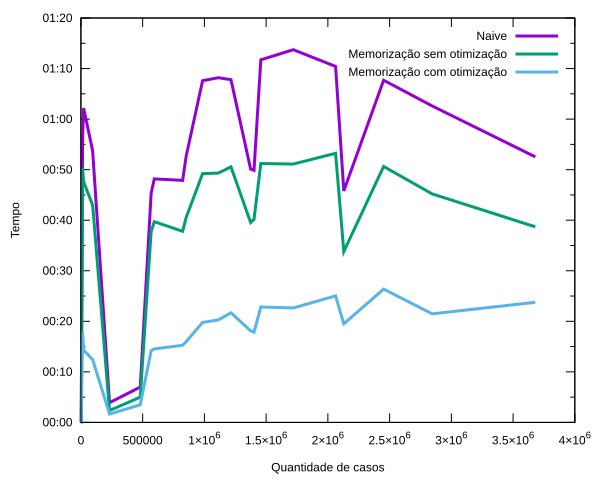

Write gnuplot code to recreate this figure.
set datafile separator ','
set ydata time
set timefmt "%s" # specify our time string format
set format y "%f" # otherwise it will show only MM:SS


set ylabel "Tempo" # label for the Y axis
set xlabel 'Quantidade de casos' # label for the X axis


set terminal svg
set output 'semThread.svg'
plot './v1/versao1.2.csv' using 2:5 with lines lw 3 title "Naive",'./v3/versao3.2.csv' using 2:5 with lines lw 3 title "Memorização sem otimização",'./v4/versao4.2.csv' using 2:5 with lines lw 3 title "Memorização com otimização"